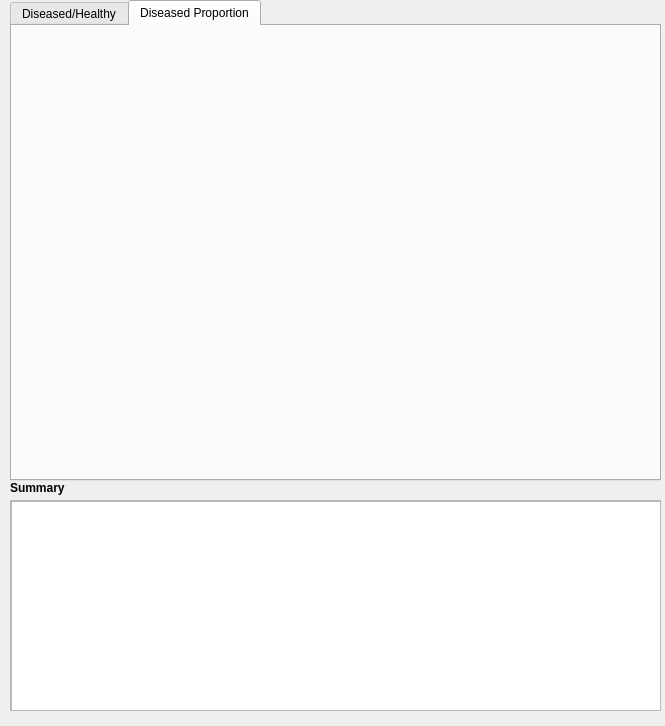
<?xml version="1.0" encoding="UTF-8"?>
<ui version="4.0">
 <class>GraficasResultadosForm</class>
 <widget class="QWidget" name="GraficasResultadosForm">
  <property name="geometry">
   <rect>
    <x>0</x>
    <y>0</y>
    <width>665</width>
    <height>726</height>
   </rect>
  </property>
  <property name="windowTitle">
   <string>Graph</string>
  </property>
  <widget class="QLabel" name="label">
   <property name="geometry">
    <rect>
     <x>10</x>
     <y>480</y>
     <width>61</width>
     <height>16</height>
    </rect>
   </property>
   <property name="font">
    <font>
     <weight>75</weight>
     <bold>true</bold>
    </font>
   </property>
   <property name="text">
    <string>Summary</string>
   </property>
  </widget>
  <widget class="QScrollArea" name="scrollArea">
   <property name="geometry">
    <rect>
     <x>10</x>
     <y>500</y>
     <width>651</width>
     <height>211</height>
    </rect>
   </property>
   <property name="widgetResizable">
    <bool>true</bool>
   </property>
   <widget class="QWidget" name="scrollAreaWidgetContents">
    <property name="geometry">
     <rect>
      <x>0</x>
      <y>0</y>
      <width>649</width>
      <height>209</height>
     </rect>
    </property>
    <widget class="QListWidget" name="listWidget">
     <property name="geometry">
      <rect>
       <x>0</x>
       <y>0</y>
       <width>651</width>
       <height>211</height>
      </rect>
     </property>
     <property name="font">
      <font>
       <pointsize>17</pointsize>
       <italic>true</italic>
      </font>
     </property>
    </widget>
   </widget>
  </widget>
  <widget class="QTabWidget" name="tabWidget">
   <property name="geometry">
    <rect>
     <x>10</x>
     <y>0</y>
     <width>651</width>
     <height>481</height>
    </rect>
   </property>
   <property name="currentIndex">
    <number>1</number>
   </property>
   <widget class="QWidget" name="tab">
    <attribute name="title">
     <string>Diseased/Healthy</string>
    </attribute>
    <widget class="QFrame" name="horizontalFrame">
     <property name="geometry">
      <rect>
       <x>0</x>
       <y>0</y>
       <width>591</width>
       <height>461</height>
      </rect>
     </property>
     <layout class="QHBoxLayout" name="horizontalLayout"/>
    </widget>
   </widget>
   <widget class="QWidget" name="tab_2">
    <attribute name="title">
     <string>Diseased Proportion</string>
    </attribute>
    <widget class="QFrame" name="horizontalFramePieChart">
     <property name="geometry">
      <rect>
       <x>0</x>
       <y>0</y>
       <width>641</width>
       <height>451</height>
      </rect>
     </property>
     <layout class="QHBoxLayout" name="horizontalLayout_2"/>
    </widget>
   </widget>
  </widget>
 </widget>
 <resources/>
 <connections/>
</ui>
